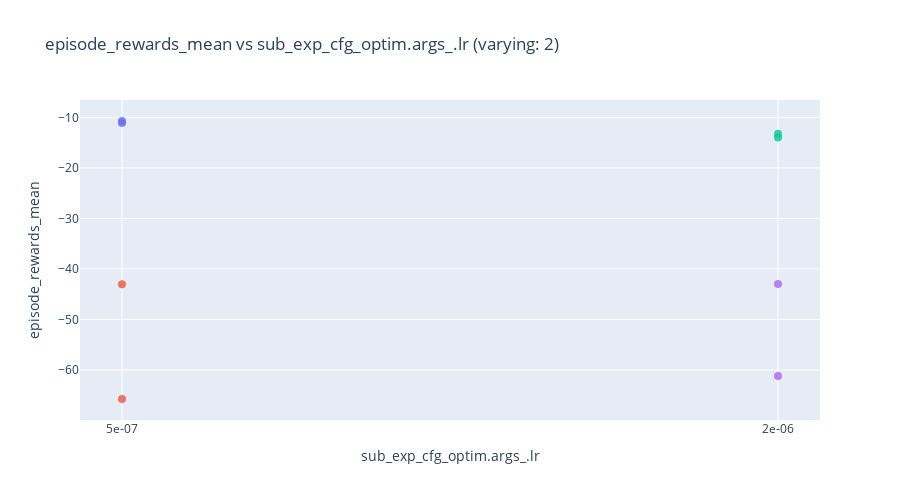
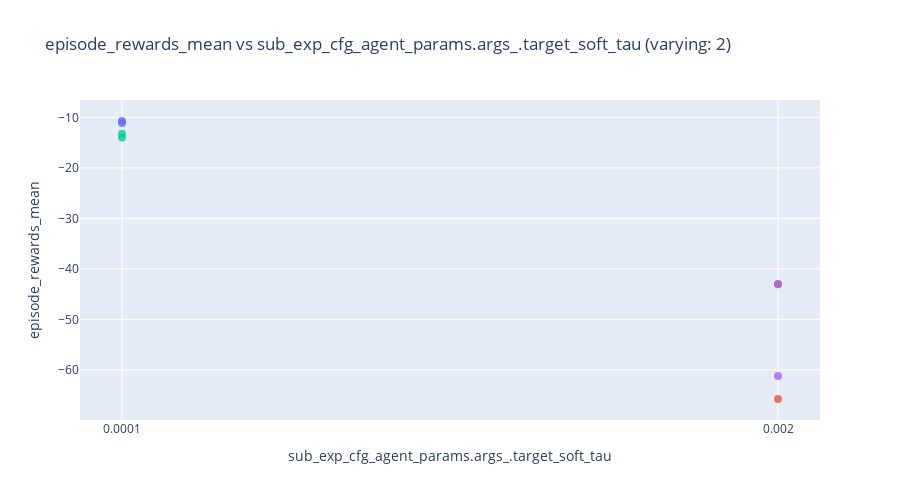

The cell these charts' notebook holds for them, in order:
### Code cell
import plotly.express as px

# --- config ---
target_col = "episode_rewards_mean"  # your target metric
color_col = "experiment_name"  # optional color grouping
readable_names = {
    # optional friendly names; falls back to raw column name if missing
    # "hp_raw_name": "Pretty Name",
}

# --- build plots ---
varying_hps = [hp for hp in hyperparam_columns if sub_df[hp].nunique(dropna=False) > 1]

if not varying_hps:
    print("No hyperparameters with more than one unique value — nothing to plot.")
else:
    for hp in varying_hps:
        # Rename only the current x column (leave others as-is for hover)
        x_name = readable_names.get(hp, hp)
        plot_df = sub_df.rename(columns={hp: x_name})

        fig = px.scatter(
            plot_df,
            x=x_name,
            y=target_col,
            color=color_col if color_col in plot_df.columns else None,
            hover_data=hyperparam_columns,  # handy to inspect full config per point
            title=f"{target_col} vs {x_name} (varying: {sub_df[hp].nunique(dropna=False)})",
            height=500,
        )
        fig.update_traces(mode="markers", marker=dict(size=8, opacity=0.8))
        fig.update_layout(showlegend=False)
        fig.show()

### Figure 1 — Plotly figure (JSON) as saved in the notebook; plotly's stock layout.template omitted (floating-point values rounded to 4 significant figures)
{"data": [{"customdata": [["OpinionNet", "0.0001", "fixed_res"], ["OpinionNet", "0.0001", "fixed_res"]], "hovertemplate": "experiment_name=0000_estimator.model_OpinionNet__optim.args_.lr_5e-07__agent_params.args_.target_soft_tau_0.0001__experiment_fixed_res<br>sub_exp_cfg_optim.args_.lr=%{x}<br>episode_rewards_mean=%{y}<br>sub_exp_cfg_estimator.model=%{customdata[0]}<br>sub_exp_cfg_agent_params.args_.target_soft_tau=%{customdata[1]}<br>sub_exp_cfg_experiment=%{customdata[2]}<extra></extra>", "legendgroup": "0000_estimator.model_OpinionNet__optim.args_.lr_5e-07__agent_params.args_.target_soft_tau_0.0001__experiment_fixed_res", "marker": {"color": "#636efa", "opacity": 0.8, "size": 8, "symbol": "circle"}, "mode": "markers", "name": "0000_estimator.model_OpinionNet__optim.args_.lr_5e-07__agent_params.args_.target_soft_tau_0.0001__experiment_fixed_res", "orientation": "v", "showlegend": true, "type": "scatter", "x": ["5e-07", "5e-07"], "xaxis": "x", "y": [-11.11, -10.73], "yaxis": "y"}, {"customdata": [["OpinionNet", "0.002", "fixed_res"], ["OpinionNet", "0.002", "fixed_res"]], "hovertemplate": "experiment_name=0001_estimator.model_OpinionNet__optim.args_.lr_5e-07__agent_params.args_.target_soft_tau_0.002__experiment_fixed_res<br>sub_exp_cfg_optim.args_.lr=%{x}<br>episode_rewards_mean=%{y}<br>sub_exp_cfg_estimator.model=%{customdata[0]}<br>sub_exp_cfg_agent_params.args_.target_soft_tau=%{customdata[1]}<br>sub_exp_cfg_experiment=%{customdata[2]}<extra></extra>", "legendgroup": "0001_estimator.model_OpinionNet__optim.args_.lr_5e-07__agent_params.args_.target_soft_tau_0.002__experiment_fixed_res", "marker": {"color": "#EF553B", "opacity": 0.8, "size": 8, "symbol": "circle"}, "mode": "markers", "name": "0001_estimator.model_OpinionNet__optim.args_.lr_5e-07__agent_params.args_.target_soft_tau_0.002__experiment_fixed_res", "orientation": "v", "showlegend": true, "type": "scatter", "x": ["5e-07", "5e-07"], "xaxis": "x", "y": [-65.75, -43.05], "yaxis": "y"}, {"customdata": [["OpinionNet", "0.0001", "fixed_res"], ["OpinionNet", "0.0001", "fixed_res"]], "hovertemplate": "experiment_name=0002_estimator.model_OpinionNet__optim.args_.lr_2e-06__agent_params.args_.target_soft_tau_0.0001__experiment_fixed_res<br>sub_exp_cfg_optim.args_.lr=%{x}<br>episode_rewards_mean=%{y}<br>sub_exp_cfg_estimator.model=%{customdata[0]}<br>sub_exp_cfg_agent_params.args_.target_soft_tau=%{customdata[1]}<br>sub_exp_cfg_experiment=%{customdata[2]}<extra></extra>", "legendgroup": "0002_estimator.model_OpinionNet__optim.args_.lr_2e-06__agent_params.args_.target_soft_tau_0.0001__experiment_fixed_res", "marker": {"color": "#00cc96", "opacity": 0.8, "size": 8, "symbol": "circle"}, "mode": "markers", "name": "0002_estimator.model_OpinionNet__optim.args_.lr_2e-06__agent_params.args_.target_soft_tau_0.0001__experiment_fixed_res", "orientation": "v", "showlegend": true, "type": "scatter", "x": ["2e-06", "2e-06"], "xaxis": "x", "y": [-14.01, -13.27], "yaxis": "y"}, {"customdata": [["OpinionNet", "0.002", "fixed_res"], ["OpinionNet", "0.002", "fixed_res"]], "hovertemplate": "experiment_name=0003_estimator.model_OpinionNet__optim.args_.lr_2e-06__agent_params.args_.target_soft_tau_0.002__experiment_fixed_res<br>sub_exp_cfg_optim.args_.lr=%{x}<br>episode_rewards_mean=%{y}<br>sub_exp_cfg_estimator.model=%{customdata[0]}<br>sub_exp_cfg_agent_params.args_.target_soft_tau=%{customdata[1]}<br>sub_exp_cfg_experiment=%{customdata[2]}<extra></extra>", "legendgroup": "0003_estimator.model_OpinionNet__optim.args_.lr_2e-06__agent_params.args_.target_soft_tau_0.002__experiment_fixed_res", "marker": {"color": "#ab63fa", "opacity": 0.8, "size": 8, "symbol": "circle"}, "mode": "markers", "name": "0003_estimator.model_OpinionNet__optim.args_.lr_2e-06__agent_params.args_.target_soft_tau_0.002__experiment_fixed_res", "orientation": "v", "showlegend": true, "type": "scatter", "x": ["2e-06", "2e-06"], "xaxis": "x", "y": [-42.97, -61.2], "yaxis": "y"}], "layout": {"height": 500, "legend": {"title": {"text": "experiment_name"}, "tracegroupgap": 0}, "showlegend": false, "title": {"text": "episode_rewards_mean vs sub_exp_cfg_optim.args_.lr (varying: 2)"}, "xaxis": {"anchor": "y", "domain": [0, 1], "title": {"text": "sub_exp_cfg_optim.args_.lr"}}, "yaxis": {"anchor": "x", "domain": [0, 1], "title": {"text": "episode_rewards_mean"}}}}

### Figure 2 — Plotly figure (JSON) as saved in the notebook; plotly's stock layout.template omitted (floating-point values rounded to 4 significant figures)
{"data": [{"customdata": [["OpinionNet", "5e-07", "fixed_res"], ["OpinionNet", "5e-07", "fixed_res"]], "hovertemplate": "experiment_name=0000_estimator.model_OpinionNet__optim.args_.lr_5e-07__agent_params.args_.target_soft_tau_0.0001__experiment_fixed_res<br>sub_exp_cfg_agent_params.args_.target_soft_tau=%{x}<br>episode_rewards_mean=%{y}<br>sub_exp_cfg_estimator.model=%{customdata[0]}<br>sub_exp_cfg_optim.args_.lr=%{customdata[1]}<br>sub_exp_cfg_experiment=%{customdata[2]}<extra></extra>", "legendgroup": "0000_estimator.model_OpinionNet__optim.args_.lr_5e-07__agent_params.args_.target_soft_tau_0.0001__experiment_fixed_res", "marker": {"color": "#636efa", "opacity": 0.8, "size": 8, "symbol": "circle"}, "mode": "markers", "name": "0000_estimator.model_OpinionNet__optim.args_.lr_5e-07__agent_params.args_.target_soft_tau_0.0001__experiment_fixed_res", "orientation": "v", "showlegend": true, "type": "scatter", "x": ["0.0001", "0.0001"], "xaxis": "x", "y": [-11.11, -10.73], "yaxis": "y"}, {"customdata": [["OpinionNet", "5e-07", "fixed_res"], ["OpinionNet", "5e-07", "fixed_res"]], "hovertemplate": "experiment_name=0001_estimator.model_OpinionNet__optim.args_.lr_5e-07__agent_params.args_.target_soft_tau_0.002__experiment_fixed_res<br>sub_exp_cfg_agent_params.args_.target_soft_tau=%{x}<br>episode_rewards_mean=%{y}<br>sub_exp_cfg_estimator.model=%{customdata[0]}<br>sub_exp_cfg_optim.args_.lr=%{customdata[1]}<br>sub_exp_cfg_experiment=%{customdata[2]}<extra></extra>", "legendgroup": "0001_estimator.model_OpinionNet__optim.args_.lr_5e-07__agent_params.args_.target_soft_tau_0.002__experiment_fixed_res", "marker": {"color": "#EF553B", "opacity": 0.8, "size": 8, "symbol": "circle"}, "mode": "markers", "name": "0001_estimator.model_OpinionNet__optim.args_.lr_5e-07__agent_params.args_.target_soft_tau_0.002__experiment_fixed_res", "orientation": "v", "showlegend": true, "type": "scatter", "x": ["0.002", "0.002"], "xaxis": "x", "y": [-65.75, -43.05], "yaxis": "y"}, {"customdata": [["OpinionNet", "2e-06", "fixed_res"], ["OpinionNet", "2e-06", "fixed_res"]], "hovertemplate": "experiment_name=0002_estimator.model_OpinionNet__optim.args_.lr_2e-06__agent_params.args_.target_soft_tau_0.0001__experiment_fixed_res<br>sub_exp_cfg_agent_params.args_.target_soft_tau=%{x}<br>episode_rewards_mean=%{y}<br>sub_exp_cfg_estimator.model=%{customdata[0]}<br>sub_exp_cfg_optim.args_.lr=%{customdata[1]}<br>sub_exp_cfg_experiment=%{customdata[2]}<extra></extra>", "legendgroup": "0002_estimator.model_OpinionNet__optim.args_.lr_2e-06__agent_params.args_.target_soft_tau_0.0001__experiment_fixed_res", "marker": {"color": "#00cc96", "opacity": 0.8, "size": 8, "symbol": "circle"}, "mode": "markers", "name": "0002_estimator.model_OpinionNet__optim.args_.lr_2e-06__agent_params.args_.target_soft_tau_0.0001__experiment_fixed_res", "orientation": "v", "showlegend": true, "type": "scatter", "x": ["0.0001", "0.0001"], "xaxis": "x", "y": [-14.01, -13.27], "yaxis": "y"}, {"customdata": [["OpinionNet", "2e-06", "fixed_res"], ["OpinionNet", "2e-06", "fixed_res"]], "hovertemplate": "experiment_name=0003_estimator.model_OpinionNet__optim.args_.lr_2e-06__agent_params.args_.target_soft_tau_0.002__experiment_fixed_res<br>sub_exp_cfg_agent_params.args_.target_soft_tau=%{x}<br>episode_rewards_mean=%{y}<br>sub_exp_cfg_estimator.model=%{customdata[0]}<br>sub_exp_cfg_optim.args_.lr=%{customdata[1]}<br>sub_exp_cfg_experiment=%{customdata[2]}<extra></extra>", "legendgroup": "0003_estimator.model_OpinionNet__optim.args_.lr_2e-06__agent_params.args_.target_soft_tau_0.002__experiment_fixed_res", "marker": {"color": "#ab63fa", "opacity": 0.8, "size": 8, "symbol": "circle"}, "mode": "markers", "name": "0003_estimator.model_OpinionNet__optim.args_.lr_2e-06__agent_params.args_.target_soft_tau_0.002__experiment_fixed_res", "orientation": "v", "showlegend": true, "type": "scatter", "x": ["0.002", "0.002"], "xaxis": "x", "y": [-42.97, -61.2], "yaxis": "y"}], "layout": {"height": 500, "legend": {"title": {"text": "experiment_name"}, "tracegroupgap": 0}, "showlegend": false, "title": {"text": "episode_rewards_mean vs sub_exp_cfg_agent_params.args_.target_soft_tau (varying: 2)"}, "xaxis": {"anchor": "y", "domain": [0, 1], "title": {"text": "sub_exp_cfg_agent_params.args_.target_soft_tau"}}, "yaxis": {"anchor": "x", "domain": [0, 1], "title": {"text": "episode_rewards_mean"}}}}
